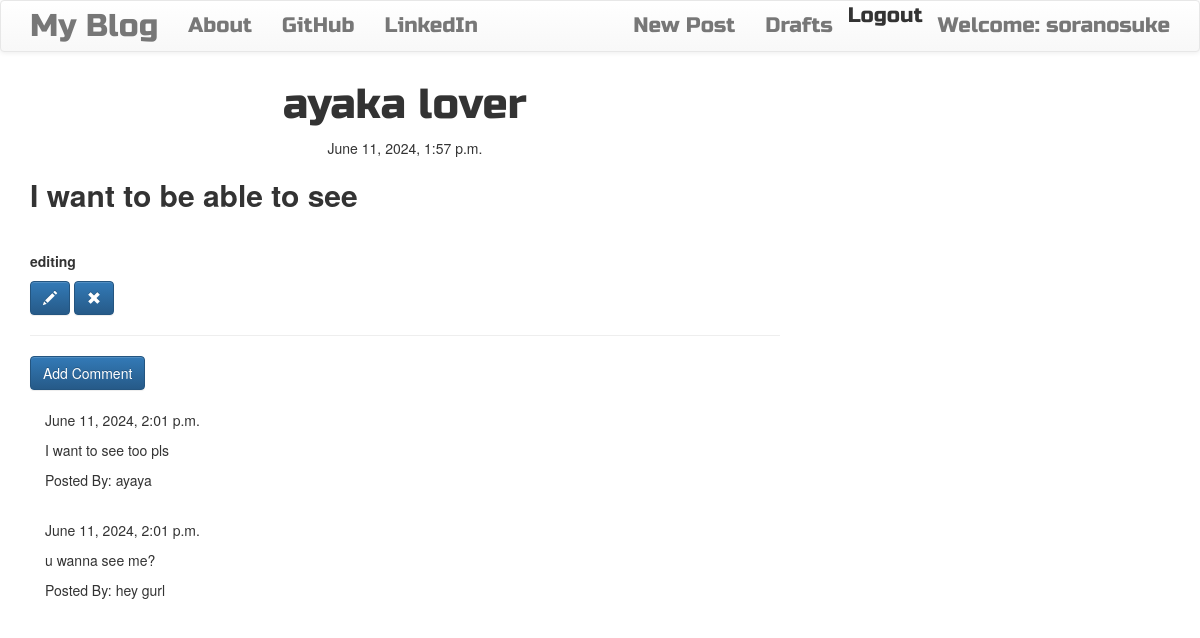
The app's page /post/1/ (signed in) with its own data.
### blog/models.py (models this page shows, shortened)
class Post(models.Model):
  author = models.ForeignKey('auth.User', on_delete=models.CASCADE)
  title = models.CharField(max_length=256)
  text = models.TextField()
  create_date = models.DateTimeField(default=timezone.now)
  published_date = models.DateTimeField(blank=True, null=True)

class Comment(models.Model):
  author = models.CharField(max_length=200)
  text = models.TextField()
  create_date = models.DateTimeField(default=timezone.now)
  approved_comment = models.BooleanField(default=False)
  post = models.ForeignKey('blog.Post', related_name='comments', on_delete=models.CASCADE)

### blog/views.py (the view)
# urls.py: path("post/<int:pk>/", PostDetailView.as_view(), name="post_detail"),
class PostDetailView(DetailView):
  model = Post

### blog/templates/blog/post_detail.html (shortened to what this page needs)
<!DOCTYPE html>
{% extends "blog/base.html" %}
  {% block body_block %}
    <h1 class="post-title loader">{{ post.title }}</h1>
    {% if post.published_date %}
      <div class="date post-date">
        {{ post.published_date }}
      </div>
    {% else %}
      <a href="{% url 'post_publish' pk=post.pk %}" class="btn btn-default">Publish</a>
    {% endif %}
    <p class="post-content">{{ post.text | safe | linebreaksbr }}</p>
    {% if user.is_authenticated %}
      <a href="{% url 'post_edit' pk=post.pk %}" class="btn btn-primary">
        <span class="glyphicon glyphicon-pencil"></span>
      </a>
      <a href="{% url 'post_remove' pk=post.pk %}" class="btn btn-primary">
        <span class="glyphicon glyphicon-remove"></span>
      </a>
    {% endif %}
    <hr>
    <a href="{% url 'add_comment_to_post' pk=post.pk %}" class="btn btn-primary">Add Comment</a>
    <div class="container">
      {% for comment in post.comments.all %}
        <br>
        {% if user.is_authenticated or comment.approved_comment %}
          {{ comment.create_date }}
          <p>{{ comment.text | safe | linebreaks }}</p>
          <p>Posted By: {{ comment.author }}</p>
        {% endif %}
        {% empty %}
          <p>No Comments</p>
      {% endfor %}
    </div>
  {% endblock %}

### blog/templates/blog/base.html (shortened to what this page needs)
<!DOCTYPE html>
{% load static %}
<html lang="en">
<head>
  <link rel="stylesheet" href="https://maxcdn.bootstrapcdn.com/bootstrap/3.3.7/css/bootstrap.min.css">
  <link rel="stylesheet" href="https://cdn.jsdelivr.net/npm/bootstrap@3.3.7/dist/css/bootstrap-theme.min.css">
  <link rel="stylesheet" href="//cdn.jsdelivr.net/npm/medium-editor@latest/dist/css/medium-editor.min.css" type="text/css" media="screen" charset="utf-8">
   <link rel="stylesheet" href="{% static 'css/blog.css' %}">
</head>
<body class="loader">
   <nav class="navbar navbar-default tech-font">
    <div class="container">
      <ul class="nav navbar-nav">
        <li><a href="{% url 'post_list' %}" class="navbar-brand big-brand">My Blog</a></li>
        <li><a href="{% url 'about' %}" class="navbar-link">About</a></li>
        <li><a href="https://www.github.com" class="navbar-link">GitHub</a></li>
        <li><a href="https://www.linkedin.com" class="navbar-link">LinkedIn</a></li>
      </ul>
      <ul class="nav navbar-nav navbar-right">
        {% if user.is_authenticated %}
          <li>
            <a href="{% url 'post_new' %}">New Post</a>
          </li>
          <li>
            <a href="{% url 'post_draft_list' %}">Drafts</a>
          </li>
          <li>
            <form action="{% url 'logout' %}" method="post">
              <button type="submit" class="reset-button">Logout</button>
            </form>
          </li>
          <li>
            <a>Welcome: {{ user.username }}</a>
          </li>
        {% else %}
          <li>
            <a href="{% url 'login' %}" class="nav navbar-right">
              <span class="glyphicon glyphicon-user"></span>
            </a>
          </li>
        {% endif %}
      </ul>
    </div>
   </nav>
   <div class="content container">
    <div class="row">
      <div class="col-md-8">
        <div class="blog_posts">
          {% block body_block %}
          {% endblock %}
        </div>
      </div>
    </div>
   </div>
</body>
</html>

### blog/static/css/blog.css (style rules this page uses)
.tech-font { font-family: 'Russo One', sans-serif; font-size: 1.5em; margin-bottom: 10px; }
.post-date { text-align: center; }
.post-title { font-family: 'Russo One', sans-serif; font-size: 3em; text-align: center; }
.post-content { font-family: 'Montserrat'; font-size: 1.5em; }
.big-brand { font-size: 1.5em; }
.reset-button { box-sizing: border-box; margin: 0; padding: 0; border: none; outline: none; background: none; font: inherit; color: inherit; cursor: pointer; appearance: none; -webkit-appearance: none; -moz-appearance: none; }
.loader { filter: hue-rotate(0deg); color: linear-gradient(45deg,#0f8,#08f); animation: hue 5000ms infinite linear; }

### records on screen
Post: title "ayaka lover", published_date "June 11, 2024, 1:57 p.m.", text "I want to be able to see editing"
Comment: create_date "June 11, 2024, 2:01 p.m.", text "I want to see too pls", author "ayaya"
Comment: create_date "June 11, 2024, 2:01 p.m.", text "u wanna see me?", author "hey gurl"

### other values on screen
{{ user.username }} "soranosuke"
